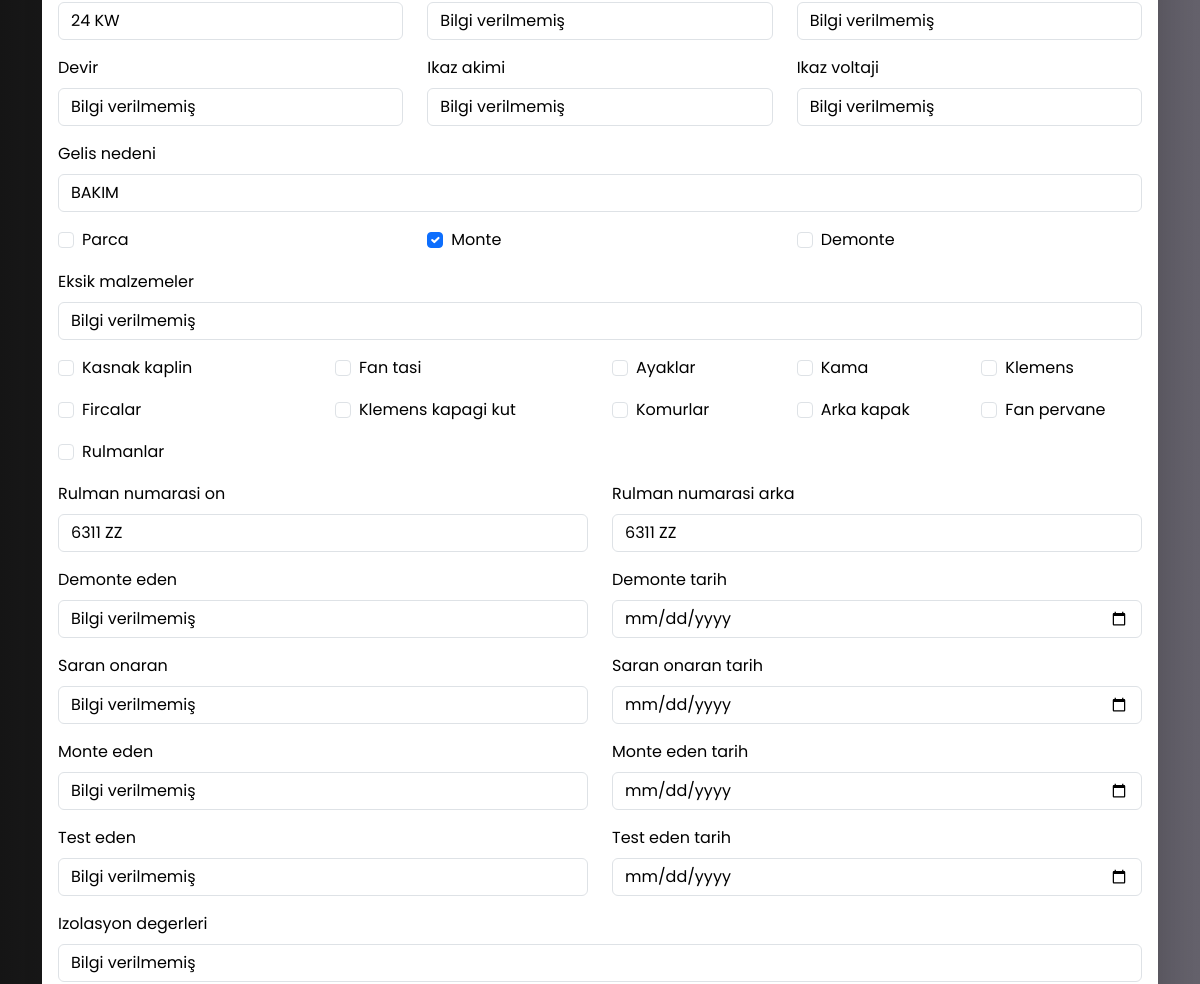
The app's page /dokuman/124/duzenle/ (middle part), older data.
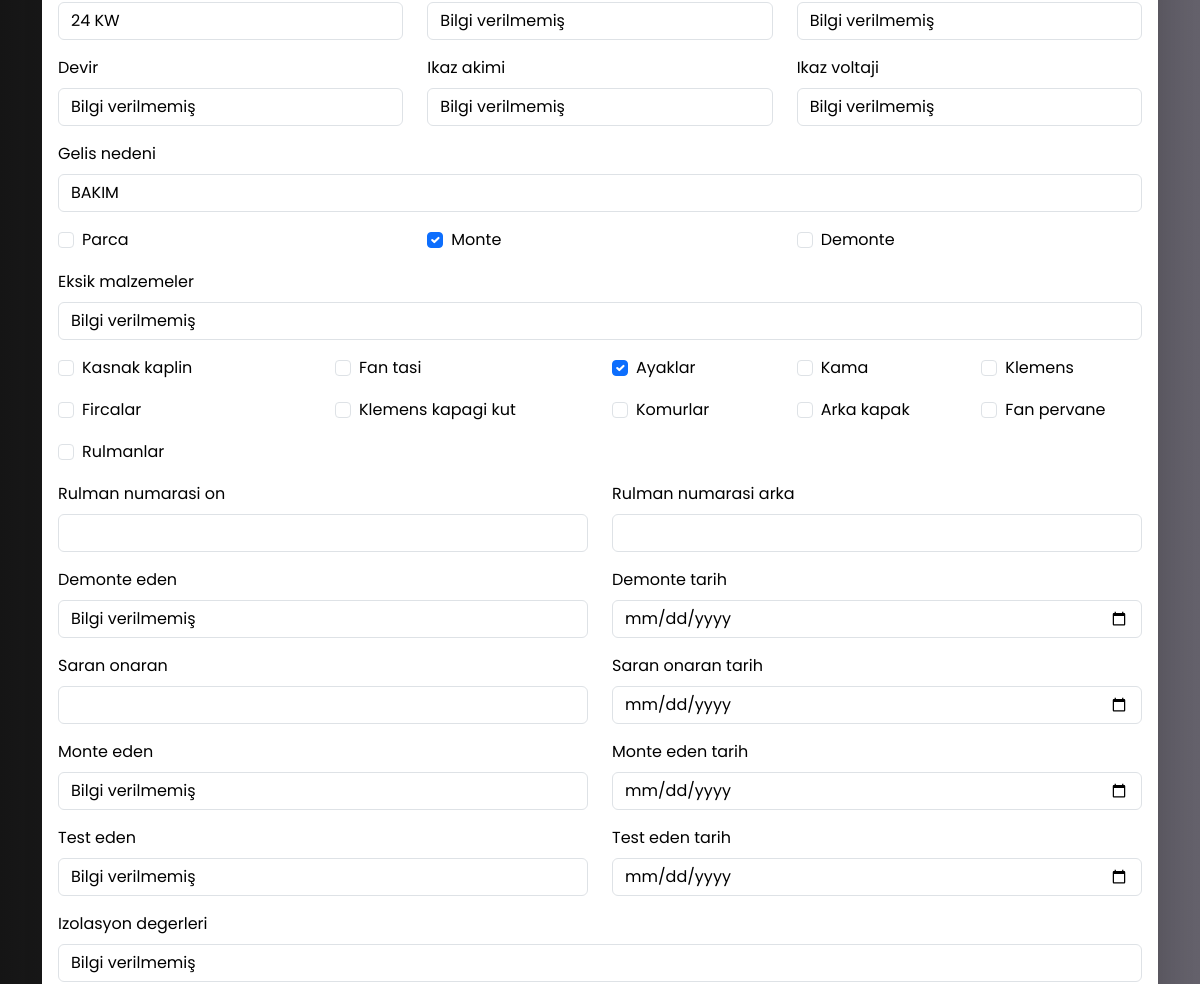
The same page, newer data.
### jobs/models.py (models this page shows, shortened)
class Dokuman(models.Model):
    tersane = models.CharField(max_length=255)
    gemi = models.CharField(max_length=255)
    motor_ismi = models.CharField(max_length=255)
    is_no = models.CharField(max_length=255)
    musteri_ismi = models.CharField(max_length=255)
    tarih = models.DateField(null=True, blank=True, default=date.today)
    cihaz_teslim_alan = models.CharField(max_length=255)
    cihaz_turu = models.CharField(max_length=255)
    model = models.CharField(max_length=255)
    cihaz_markasi = models.CharField(max_length=255)
    seri_no = models.CharField(max_length=255)
    gucu = models.CharField(max_length=255)
    akim = models.CharField(max_length=255)
    voltaj = models.CharField(max_length=255)
    devir = models.CharField(max_length=255)
    ikaz_akimi = models.CharField(max_length=255)
    ikaz_voltaji = models.CharField(max_length=255)
    gelis_nedeni = models.CharField(max_length=255)
    parca = models.BooleanField(default=False)
    eksik_malzemeler = models.CharField(max_length=255)
    monte = models.BooleanField(default=False)
    demonte = models.BooleanField(default=False)
    kasnak_kaplin = models.BooleanField(default=False)
    fan_tasi = models.BooleanField(default=False)
    ayaklar = models.BooleanField(default=False)
    kama = models.BooleanField(default=False)
    klemens = models.BooleanField(default=False)
    fircalar = models.BooleanField(default=False)
    on_kapak = models.BooleanField(default=False)
    klemens_kapagi_kut = models.BooleanField(default=False)
    komurlar = models.BooleanField(default=False)
    arka_kapak = models.BooleanField(default=False)
    fan_pervane = models.BooleanField(default=False)
    rulmanlar = models.BooleanField(default=False)
    rulman_numarasi_on = models.CharField(max_length=255)
    rulman_numarasi_arka = models.CharField(max_length=255)
    demonte_eden = models.CharField(max_length=255)
    demonte_tarih = models.DateField(null=True, blank=True)
    saran_onaran = models.CharField(max_length=255)
    saran_onaran_tarih = models.DateField(null=True, blank=True)
    monte_eden = models.CharField(max_length=255)
    monte_eden_tarih = models.DateField(null=True, blank=True)
    test_eden = models.CharField(max_length=255)
    test_eden_tarih = models.DateField(null=True, blank=True)
    izolasyon_degerleri = models.CharField(max_length=25)
    calisma_akimi = models.CharField(max_length=255)
    calisma_gerilimi = models.CharField(max_length=255)
    diger_olcum_degerleri = models.CharField(max_length=255)
    test_cihazlari = models.CharField(max_length=255)
    yapilan_islemler = models.TextField(max_length=255)
    created_at = models.DateTimeField(auto_now_add=True)

### jobs/views.py (the view)
# urls.py: path("dokuman/<int:id>/duzenle/", views.dokuman_duzenle, name="dokuman_duzenle"),
def dokuman_duzenle(request, id):
    try:
        dokuman = Dokuman.objects.get(id=id)
    except Dokuman.DoesNotExist:
        raise Http404("Doküman bulunamadı.")
    if request.method == "POST":
        form = DokumanForm(request.POST, request.FILES, instance=dokuman)
        if form.is_valid():
            form.save()
            return redirect("dokuman_list")
    else:
        form = DokumanForm(instance=dokuman)
    context = {
        "form": form,
        "dokuman": dokuman,
    }
    return render(request, "care/edit.html", context)

### jobs/templates/care/edit.html (shortened to what this page needs)
{% extends "base.html" %}
{% load static %}
{% block content %}
    <div class="container mt-5">
        <div class="row justify-content-center">
            <div class="col-md-12">
                <div class="card border-0 shadow-lg">
                    <div class="card-body">
                        <div>
                            <form method="post" enctype="multipart/form-data">
                                <div class="row">
                                    {% for field in form %}
                                        {% if field.field.widget.input_type == 'checkbox' %}
                                            <div class="col-md-{{ field.field.widget.attrs.size }} mb-3">
                                                <div class="form-check">
                                                    {{ field }}
                                                    <label for="{{ field.id_for_label }}" class="form-check-label">{{ field.label }}</label>
                                                </div>
                                            </div>
                                        {% else %}
                                            <div class="col-md-{{ field.field.widget.attrs.size }} mb-3">
                                                <label for="{{ field.id_for_label }}" class="form-label">{{ field.label }}</label>
                                                {{ field }}
                                            </div>
                                        {% endif %}
                                    {% endfor %}
                                </div>
                            </form>
                        </div>
                    </div>
                </div>
            </div>
        </div>
    </div>
{% endblock content %}

Row changes from the older to the newer data that the page shows:
changed Dokuman "24 KW": ayaklar "☐" → "☑"; rulman_numarasi_on "6311 ZZ" → (not shown); rulman_numarasi_arka "6311 ZZ" → (not shown); saran_onaran "Bilgi verilmemiş" → (not shown)
